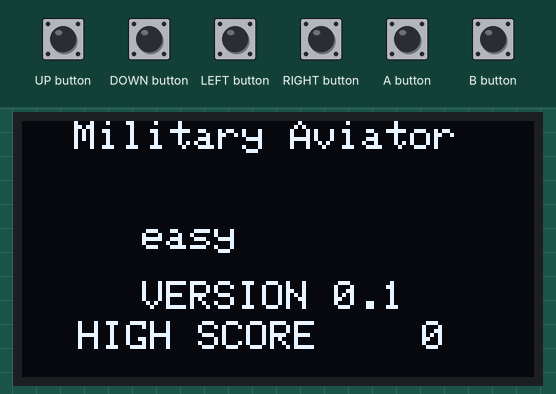
Simulated run of this sketch. Board: Arduboy, built with avr-gcc and run on an emulated ATmega32U4. Shown: 128×64 one-colour display. The inputs (shaded band) are chosen by the test bench. Random numbers use the default seed unless the sketch sets one.

Above: at 1.2 s.
1.3 s: DOWN button pressed for 0.15 s
At 1.93 s:
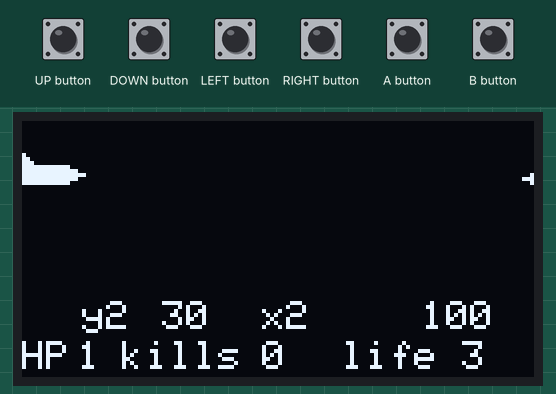
2.0 s: RIGHT button pressed for 0.15 s
At 2.25 s:
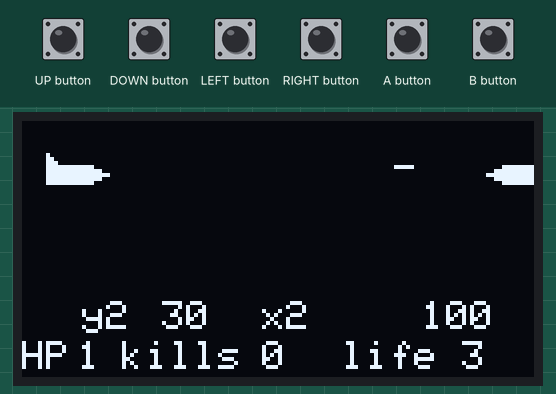
2.7 s: B button pressed for 0.15 s
At 3.3 s:
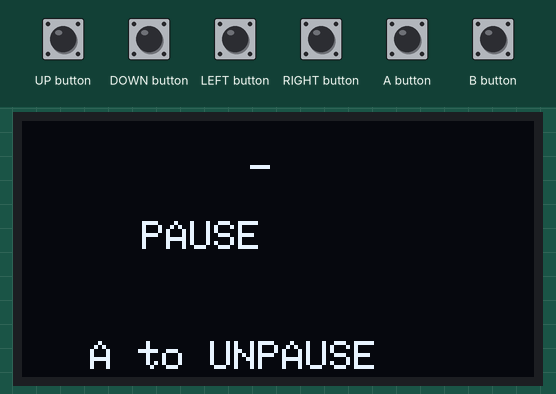
4.3 s: A button pressed for 0.15 s
At 4.46 s:
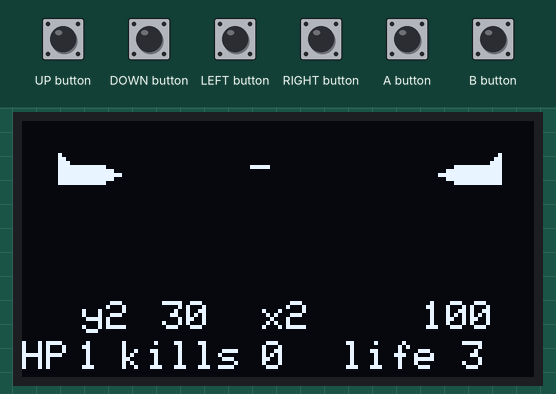
5.0 s: UP button pressed for 0.15 s
At 5.4 s:
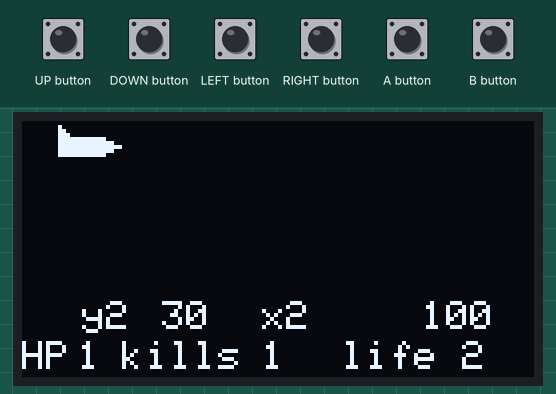
5.7 s: DOWN button pressed for 1 s
At 9.21 s:
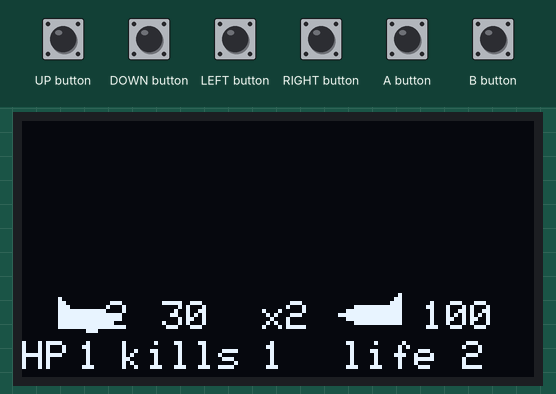
Timing chart, 0 to 10.7 s (numbered marks = the images above; inputs shaded):
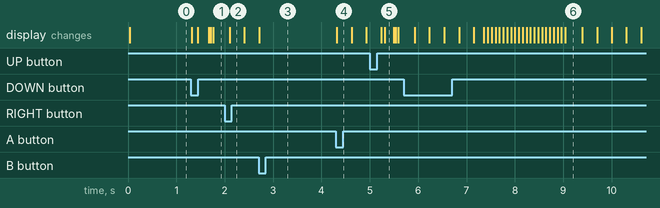

The sketch:

MilitaryAviator.ino
```cpp
#include <Arduboy2.h>
Arduboy2 ab;
const unsigned char player[] PROGMEM  = {
    0xff, 0xfe, 0xfc, 0xf8, 0xf8, 0xf8, 0xf8, 0xf8, 0xf8, 0xf8, 0xf8, 0xf8, 0x70, 0x70, 0x20, 0x20,
};
const unsigned char enemy[] PROGMEM  = {
0x20, 0x20, 0x70, 0x70, 0xf8, 0xf8, 0xf8, 0xf8, 0xf8, 0xf8, 0xf8, 0xf8, 0xf8, 0xfc, 0xfe, 0xff,
};
int easy = 0;
int medium = 1;
int hard = 2;
int diff = 0;
int gamestate  = 0;
int tkillz = 0;
int locx = 0; //player location x
int locy = 0; //player location y
int locyt = 0; //
int bulx = 0; //player bullet location x
int buly = 0; // player bullet location y
int buls = 0; // bullet starting x
int hp = 1; //current planes health
int life = 3; // extra lives (planes)
int killz = 0; // player kill count
int elocx = 100; //enemy location x
int elocy = 30; // enemy location y
int elocyt = 0; //8 - black space in bullet
int enemyex = 1; //enemy exists (0 no 1 yes)
int ehp = 0; //enemy hit points
int ebulx = 0; // enemy bullet x coord
int ebuly = 0; //enemy bulley y coord
//
int elocx2 = 100; //enemy location x
int elocy2 = 30; // enemy location y
int elocyt2 = 0; //8 - black space in bullet
int enemyex2 = 1; //enemy exists (0 no 1 yes)
int ehp2 = 0; //enemy hit points
int ebulx2 = 0; // enemy bullet x coord
int ebuly2 = 0; //enemy bulley y coord
int high = 0;
unsigned long ebulm = 0; // when bulx changed last
unsigned long pbulm = 0; // when bulx changed last
unsigned long emove = 0; // when bulx changed last
unsigned long cMillis = 0; // currant miliseconds
const long interval = 10; // time between bullet movments

void setup() {
  // put your setup code here, to run once:
ab.begin();
  // massivley lowered framerate to test one of my theories
ab.setFrameRate(60);
ab.clear();
}

void loop() {

 if (!(ab.nextFrame()))
    return;
    ab.clear();
    locyt = (locy +7);
    elocyt = (elocy + 7);
    elocyt2 = (elocy2 +7);
    // gs 1
    // move the player back one space
    if (ab.pressed(LEFT_BUTTON) && (gamestate == 1) && (locx > 1)){
    locx -= 1; //edited this to make the player move faster
  }

  // move player forward one space
  if (ab.pressed(RIGHT_BUTTON) && (gamestate == 1) && (locx < 100)){
    locx += 1; //dito edit
  }

  // move player up one space
    if (ab.pressed(UP_BUTTON) && (gamestate == 1) && (locy > 1)){
    locy -= 1;
  }

  //move player down one space
  if (ab.pressed(DOWN_BUTTON) && (gamestate == 1) && (locy < 44)){
    locy += 1;
  }
if ((gamestate == 1) && (tkillz >= 100)) {
  tkillz -=100;
  life += 1;
}
if (gamestate == 0) {
  hp = 1;
  killz = 0;
  life = 3;
 // print  TITLE
  ab.setCursor((13), (0));
  ab.print("Military Aviator");
// print VERSION
  ab.setCursor((30), (40));
  ab.print("VERSION 0.1 ");
// print "HIGH SCORE" , WICH IS REALY JUST KILL COUNT untill i figure out eeprom
  ab.setCursor(14, 50);
  ab.print("HIGH SCORE ");
  // print kill count
  ab.setCursor(100, 50);
  ab.print(high);
  }
if ((gamestate == 0) && (diff == 0)) {
  ab.setCursor((30), (25));
      ab.print("easy");
      enemyex2 = 0;
}
if ((gamestate == 0) && (diff == 1)) {
  ab.setCursor((30), (25));
      ab.print("medium");
      enemyex2 = 1;

}
if ((gamestate == 0) && (diff == 2)) {
  ab.setCursor((30), (25));
      ab.print("hard");
}
  if (diff >= 3) {
    diff = 0;
  }
  if (diff < 0) {
    diff = 3;
  }
  // if on title page and a button is pressed, play
  if (ab.pressed(RIGHT_BUTTON) && (gamestate == 0) && ab.everyXFrames(30)){
   diff += 1;
  }
    // if on title page and a button is pressed, play
  if (ab.pressed(LEFT_BUTTON) && (gamestate == 0) && ab.everyXFrames(30)){
   diff -= 1;
  }
 // if on title page and a button is pressed, play
  if (ab.pressed(DOWN_BUTTON) && (gamestate == 0)){
    gamestate += 1;
  }
// if on PLAY page and B button is pressed, PAUSE
  if (ab.pressed(B_BUTTON) && (gamestate == 1)){
    gamestate = 2;
  }
  // if on PAUSE page and B button is pressed, play
  if (ab.pressed(A_BUTTON) && (gamestate == 2)){
    gamestate = 1;
  }
   // if on PAUSE page and B button is pressed, play
  if (ab.pressed(B_BUTTON) && (gamestate == 3)){
    gamestate = 0;
  }

  if (gamestate == 1) {
 // print  hp
  ab.setCursor((0), (55));
      ab.print("HP");
  // print the players hp
  ab.setCursor((14), (55));
      ab.print(hp);

      ab.setCursor((25), (55));
      ab.print("kills");
  // print the ehp
  ab.setCursor((60), (55));
      ab.print(killz);
   ab.setCursor((80), (55));
      ab.print("life");
  // print the ehp
  ab.setCursor((110), (55));
      ab.print(life);


ab.setCursor((15), (45));
      ab.print("y2");
ab.setCursor((35), (45));
      ab.print(elocy2);
   ab.setCursor((60), (45));
      ab.print("x2");
  // print the ehp
  ab.setCursor((100), (45));
      ab.print(elocx2);
      ab.drawBitmap(locx, locy, player, 16, 8, WHITE);
      ab.drawBitmap(elocx, elocy, enemy, 16, 8, WHITE);
  }
  if ((gamestate == 1) && (enemyex2 == 1)) {
    ab.drawBitmap(elocx2, elocy2, enemy, 16, 8, WHITE);
  }
if (gamestate == 2) {
 // print  pause
      ab.setCursor((30), (25));
      ab.print("PAUSE");
      ab.setCursor((17), (55));
      ab.print("A to UNPAUSE");
}
if (killz >= high){
  high = killz;
}
if (gamestate == 3) {
  elocx = 0;
  ebuly = 0;
  ebulx = 0;
  bulx = 0;
  buly = 0;
 // print  game over
      ab.setCursor((30), (25));
      ab.print("GAME OVER");

           ab.setCursor((0), (50));
      ab.print("KILLS");
      ab.setCursor((40), (50));
      ab.print(killz);
}
  if (hp <= 0) {
    life -= 1;
    hp = 1;
  }

  if ((life < 0) && gamestate == 1) {
    gamestate = 3;
  }
//about bullet
    // bullet
       //if a bullet is not on the screen and player presses a shoot
  if (ab.pressed(A_BUTTON)&& ab.everyXFrames(5) && (gamestate == 1) && (bulx == 0)){
      bulx = (locx + 16);
      buly = (locy);
      buls = bulx;
  }
   //if bullet is within a given range of enemy enemy hp = ehp-1
  if ((bulx >=1) && (bulx >= elocx) && (buly >= (elocy))&& (buly <= elocyt) && (gamestate == 1)) {
    ehp -= 1;
    killz += 1;
    tkillz +=1;
    bulx = 0;
    buly = 0;
  }

 //if bullet is within a given range of enemy2 enemy hp = ehp2-1
  if ((bulx >=1) && (bulx >= elocx2) && (buly >= (elocy2))&& (buly <= elocyt2) && (gamestate == 1)) {
    ehp2 -= 1;
    killz += 1;
    tkillz +=1;
    bulx = 0;
    buly = 0;
  }
 // move the players bullet forward 2 px untill it falls off the screen if with a delay without a delay
    if ((gamestate == 1) && (bulx <= 128) && (bulx > 0) && ab.everyXFrames(2)){
      bulx += 2;

  }

 if (bulx > 0) {
    ab.setCursor((bulx), (buly));
    ab.print("-");
 }
 //if bullet is behind the enemy get rid of it
 if (bulx >= (elocx +17)){
  bulx = 0;
 }
 // about ebullet
    //if bullet is within a given range of enemy enemy hp = ehp-1
  if ((ebulx >=1) && (ebulx <= locx) && (ebuly >= (locy))&& (ebuly <= locyt) && (gamestate == 1)) {
    hp -= 1;
    ebulx = 0;
    ebuly = 0;
  }

   // move the enemy bullet forward 2 px untill it falls off the screen if with a delay without a delay
    if ((gamestate == 1) && (ebulx > 0) && ab.everyXFrames(2)){
      ebulx -= 2;

  }

 if (ebulx > 0) {
    ab.setCursor((ebulx), (ebuly));
    ab.print("-");
 }
 //if ebullet is behind the enemy get rid of it
 if (ebulx <= (locx - 2)){
  ebulx = 0;
 }
 //ebullet2
 //ebullet2
 // about ebullet
    //if bullet is within a given range of enemy enemy hp = ehp-1
  if ((ebulx2 >=1) && (ebulx2 <= locx) && (ebuly2 >= (locy))&& (ebuly2 <= locyt) && (gamestate == 1)) {
    hp -= 1;
    ebulx2 = 0;
    ebuly2 = 0;
  }

   // move the enemy bullet forward 2 px untill it falls off the screen if with a delay without a delay
    if ((gamestate == 1) && (ebulx2 > 0) && ab.everyXFrames(2)){
      ebulx2 -= 2;

  }

 if (ebulx2 > 0) {
    ab.setCursor((ebulx2), (ebuly2));
    ab.print("-");
 }
 //if ebullet is behind the enemy get rid of it
 if (ebulx2 <= (locx - 2)){
  ebulx2 = 0;
 }
     //enemy 1
     // if enemy1 is higher than player go down
  if ((gamestate == 1) && (enemyex == 1) && (elocy < locy) && ab.everyXFrames(5)&& (elocx >= (locx + 8))) {
     elocx -= 1;
     elocy += 1;

  }
       // if enemy1 is lower than player go forward and up
  if ((gamestate == 1) && (enemyex == 1) && (elocy > locy) && ab.everyXFrames(3) && (elocx >= (locx + 8))) {
     elocx -= 1;
     elocy -= 1;

  }
    // if enemy1 is behind player walk him off screen
   if ((gamestate == 1) && (enemyex == 1) && ab.everyXFrames(3) && (elocx <= (locx))) {
      elocx -= 1;

   }
  // if enemy1 is at same height as player go forward shoot
   if ((gamestate == 1) && (enemyex == 1) && (elocy == locy) && (elocx >= locx + 10) && (ebulx == 0) && ab.everyXFrames(3)) {
      //go forward
      elocx -= 1;
      ebulx = (elocx - 10);
      ebuly = elocy;

      //shoot


  }
  // if enemy 1is at same height as player and more than 8 px from him
   if ((gamestate == 1) && (enemyex == 1) && (elocy == locy) && (elocx >= locx + 10 ) && ab.everyXFrames(3)) {
      //go forward
      elocx -= 1;

  }

   // if enemy is  within 18 px  x of player go up & locy = elocy
   if ((gamestate == 1) && (enemyex == 1) && (elocx <= (locx + 8)) && (elocy +20 <= locy) && (elocy - 20 >= locy) && ab.everyXFrames(3)) {

     elocy -= 10;
     elocx +=10;
  }

    if (ehp <= 0) {

    ebulx = 0;
    ebulx = 0;
    elocx = (random(128, 138));
    elocy = (random(0, 30));
    ehp = 1;
  }


    // if enemy1 falls off the screen set it back
  if (elocx < 0) {

    ebulx = 0;
    ebulx = 0;
    elocx = (random(128, 138));
    elocy = (random(0, 30));

  }

    if (elocy < 0) {
    elocx = (random(128, 138));
    ebulx = 0;
    ebulx = 0;
    elocy = (random(0, 30));

  }
    if (elocy > 55) {
    elocx = (random(128, 138));
    ebulx = 0;
    ebulx = 0;
    elocy = (random(0, 30));

  }

   // enemy 2
   // enemy 2
        // if enemy is higher than player go down
  if ((gamestate == 1) && (enemyex2 == 1) && (elocy2 < locy) && ab.everyXFrames(5)&& (elocx2 >= (locx + 8))) {
     elocx2 -= 1;
     elocy2 += 1;

  }
       // if enemy is lower than player go forward and up
  if ((gamestate == 1) && (enemyex2 == 1) && (elocy2 > locy) && ab.everyXFrames(3) && (elocx2 >= (locx + 8))) {
     elocx2 -= 1;
     elocy2 -= 1;

  }
    // if enemy is behind player walk him off screen
   if ((gamestate == 1) && (enemyex2 == 1) && ab.everyXFrames(3) && (elocx2 <= (locx))) {
      elocx2 -= 1;

   }
  // if enemy is at same height as player go forward shoot
   if ((gamestate == 1) && (enemyex2 == 1) && (elocy2 == locy) && (elocx2 >= locx + 10) && (ebulx2 == 0) && ab.everyXFrames(3)) {
      //go forward
      elocx2 -= 1;
      ebulx2 = (elocx2 - 10);
      ebuly2 = elocy2;

      //shoot


  }
  // if enemy is at same height as player and more than 8 px from him
   if ((gamestate == 1) && (enemyex2 == 1) && (elocy2 == locy) && (elocx2 >= locx + 10 ) && ab.everyXFrames(3)) {
      //go forward
      elocx2 -= 1;

  }

   // if enemy is  within 18 px  x of player go up & locy = elocy
   if ((gamestate == 1) && (enemyex2 == 1) && (elocx2 <= (locx + 8)) && (elocy2 +20 <= locy) && (elocy2 - 20 >= locy) && ab.everyXFrames(3)) {

     elocy2 -= 10;
     elocx2 +=10;
  }

    if ((ehp2 <= 0) && (enemyex2 == 1)) {

    ebulx2 = 0;
    ebulx2 = 0;
    elocx2 = (random(128, 138));
    elocy2 = (random(0, 30));
    ehp2 = 1;
  }


    // if enemy falls off the screen set it back
  if ((elocx2 < 0) && (enemyex2 == 1)) {

    ebulx2 = 0;
    ebulx2 = 0;
    elocx2 = (random(128, 138));
    elocy2 = (random(0, 30));

  }

    if ((elocy2 < 0) && (enemyex2 == 1)) {
    elocx2 = (random(128, 138));
    ebulx2 = 0;
    ebulx2 = 0;
    elocy2 = (random(0, 30));

  }
    if ((elocy2 > 55) && (enemyex2 == 1)) {
    elocx2 = (random(128, 138));
    ebulx2 = 0;
    ebulx2 = 0;
    elocy2 = (random(0, 30));

  }

ab.display();
}
```

Measured:
- after the input at 1.3 s, the display: first changes at once (image 1 shows a later state)
- after the input at 4.3 s, the display: changes at once (image 4)
